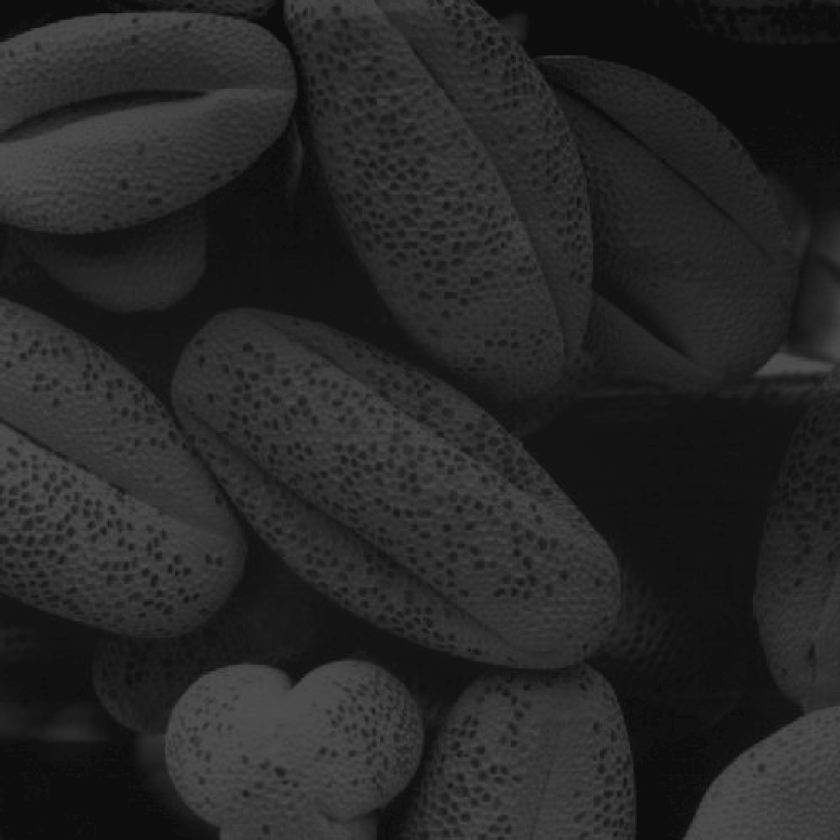
%> input picture DIPUM2E_International_Original_Book_Images/DIPUM2E_International_Original_Book_Images/DIPUM2E_International_Ed_CH02_Images/Fig0208(a).tif, 840 x 840 px, shrunk from 1021 x 1021 before the run
$ octave e2_5.m   (GNU Octave 9; MATLAB toolbox functions it lacks are replaced by stand-ins)
%> lines starting %> are read from the running program, lines starting %| are printed output that depends on the picture
clc,clear,close all;
f = imread('Fig0208(a).tif');
%> f is the input picture: size 840x840 uint8; min 9, max 84, mean 38.8
figure
subplot(221),imshow(f,[]);
g = histeq(f,256);
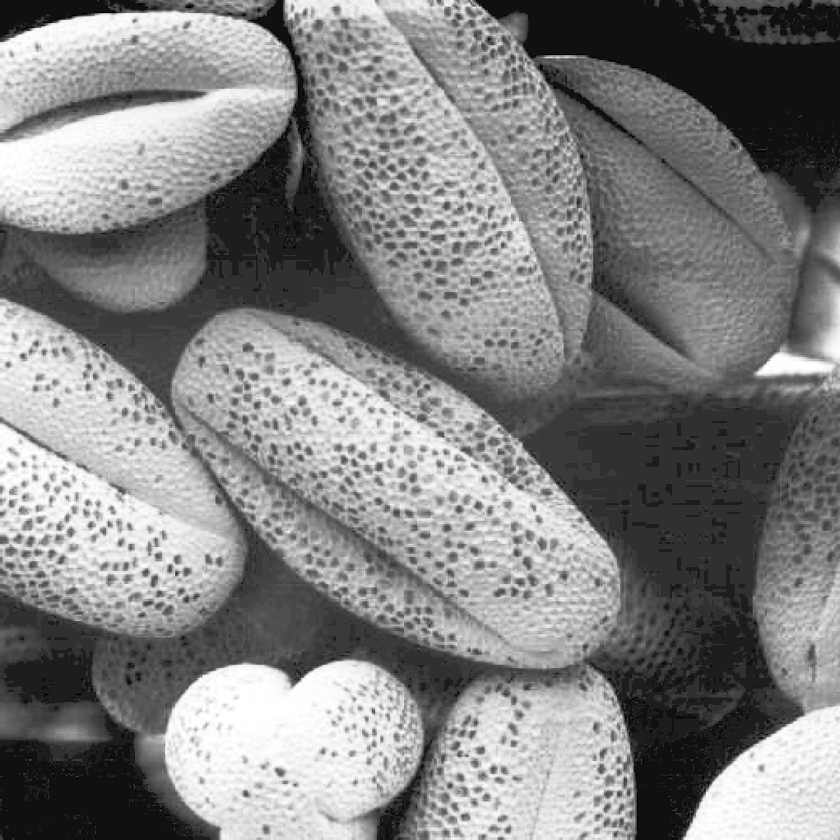
%> g: size 840x840 uint8; min 0, max 255, mean 130
subplot(222),imhist(f),ylim('auto');
subplot(223),imshow(g,[]);
subplot(224),imhist(g),ylim('auto');
%> after `ylim('auto')`:
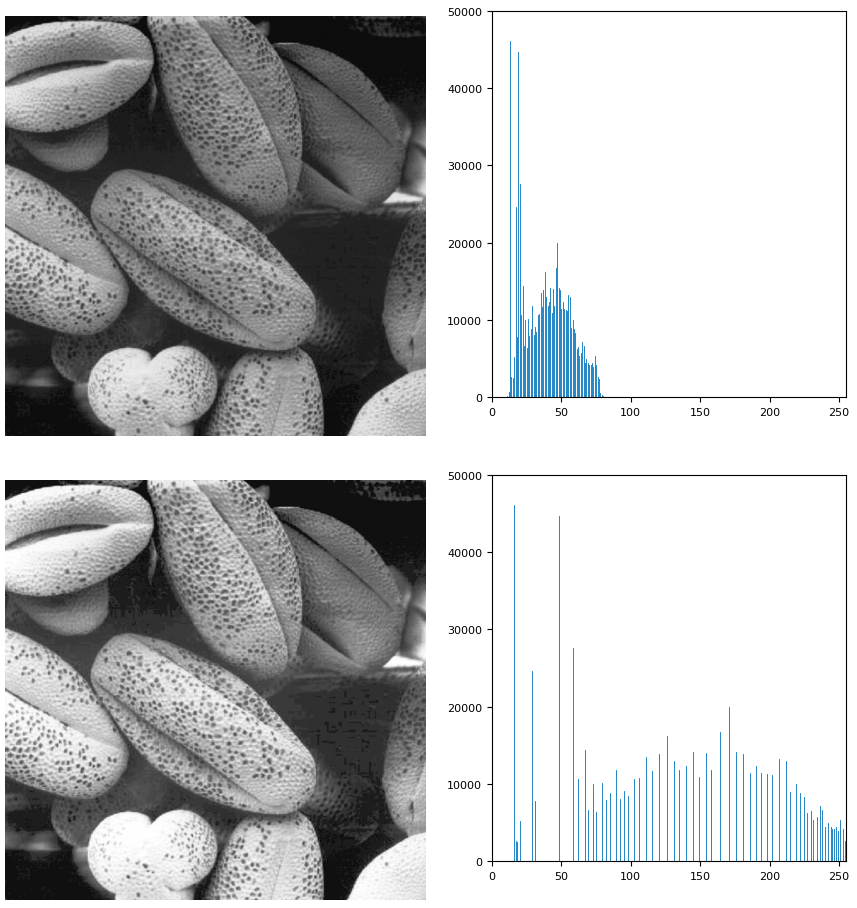
%> figure redrawn from the program's plot data, 4 panels
hnorm = imhist(f)./numel(f);
%> hnorm = 256 values, max 0.0654 at index 14, min 0 at index 1, mean 0.00391
cdf = cumsum(hnorm);
%> cdf = 256 values from 0 to 1
figure
x = linspace(0,1,256);
plot(x,cdf)
axis([0 1 0 1]);
set(gca,'xtick',0:.2:1)
set(gca,'ytick',0:.2:1)
xlabel('Input intensity values','fontsize',9)
ylabel('Output intensity values','fontsize',9)
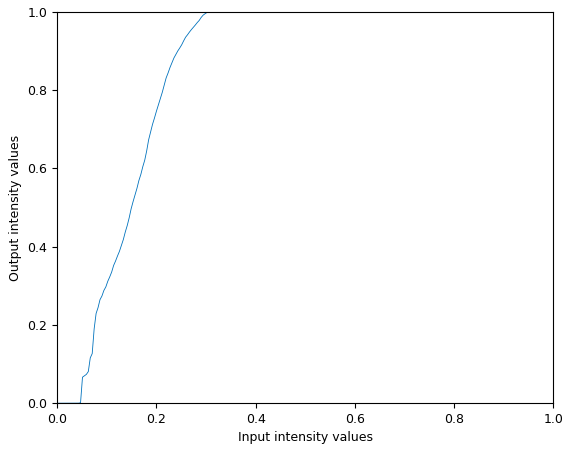
%> figure redrawn from the program's plot data; curve peaks at x = 0.329, y = 1

$ run again, with DIPUM2E_International_Original_Book_Images/DIPUM2E_International_Original_Book_Images/DIPUM2E_International_Ed_CH02_Images/Fig0203(a).tif copied over DIPUM2E_International_Original_Book_Images/DIPUM2E_International_Original_Book_Images/DIPUM2E_International_Ed_CH02_Images/Fig0208(a).tif
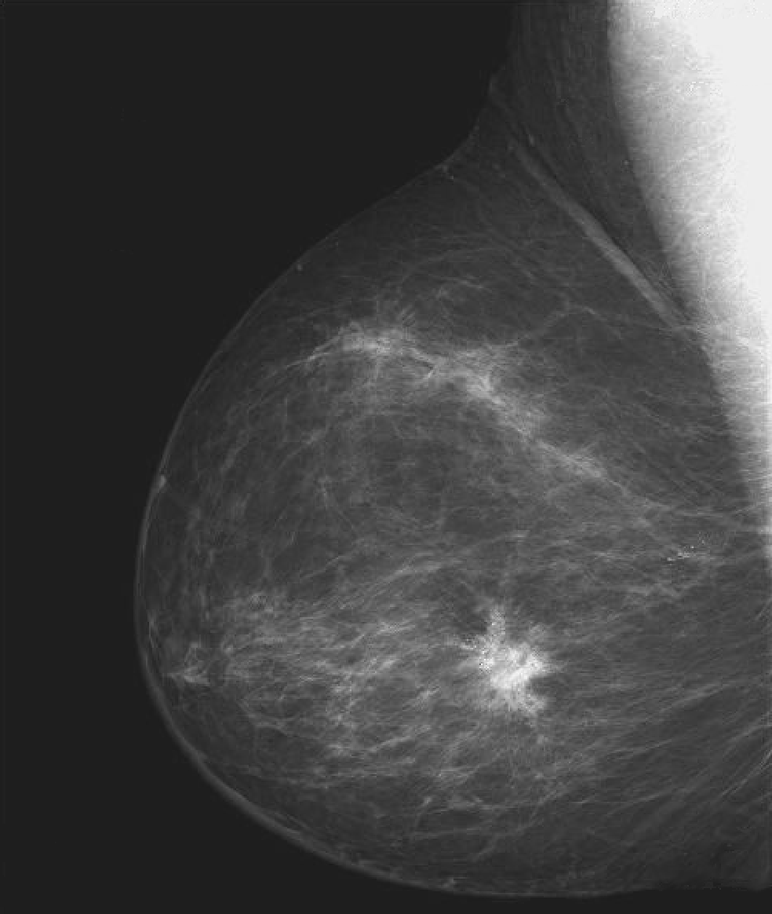
%> input picture DIPUM2E_International_Original_Book_Images/DIPUM2E_International_Original_Book_Images/DIPUM2E_International_Ed_CH02_Images/Fig0203(a).tif, 772 x 914 px, shrunk from 984 x 1164 before the run
%> f is the input picture: size 914x772 uint8; min 18, max 255, mean 66.6
%> `ylim('auto')`:
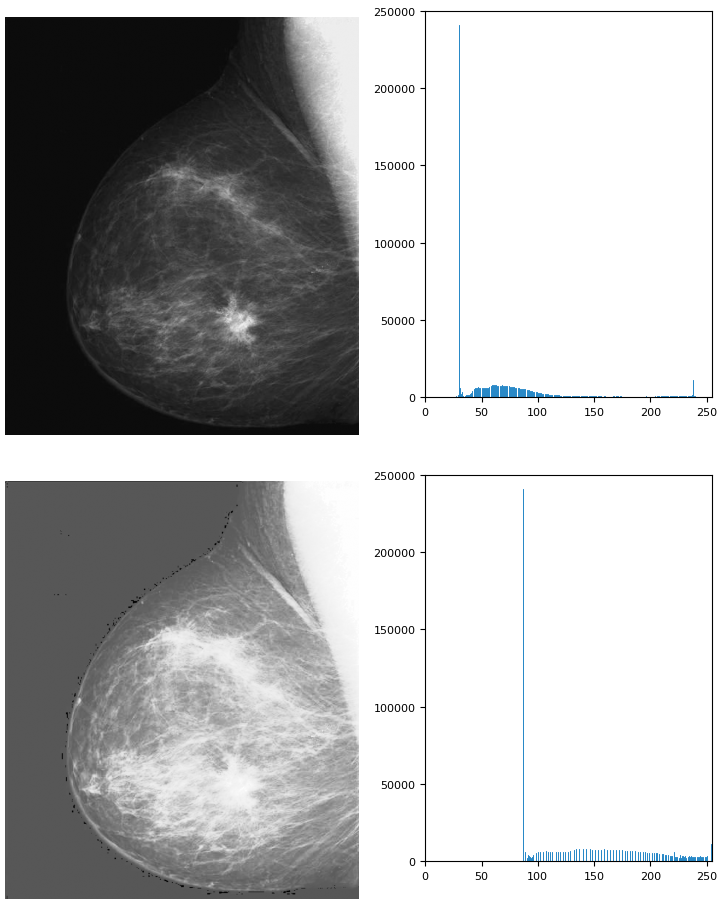
%> figure redrawn from the program's plot data, 4 panels
%> hnorm = 256 values, max 0.341 at index 31, min 0 at index 1, mean 0.00391
%> cdf = 256 values from 0 to 1
%> `ylabel('Output intensity values','fontsize',9)`:
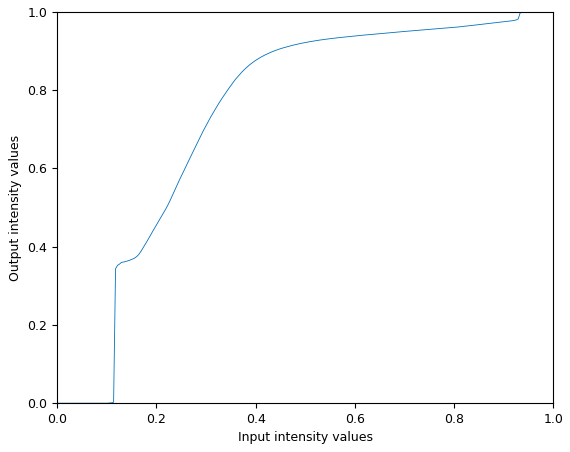
%> figure redrawn from the program's plot data; curve peaks at x = 1, y = 1

$ run again, with DIPUM2E_International_Original_Book_Images/DIPUM2E_International_Original_Book_Images/DIPUM2E_International_Ed_CH02_Images/Fig0205(a).tif copied over DIPUM2E_International_Original_Book_Images/DIPUM2E_International_Original_Book_Images/DIPUM2E_International_Ed_CH02_Images/Fig0208(a).tif
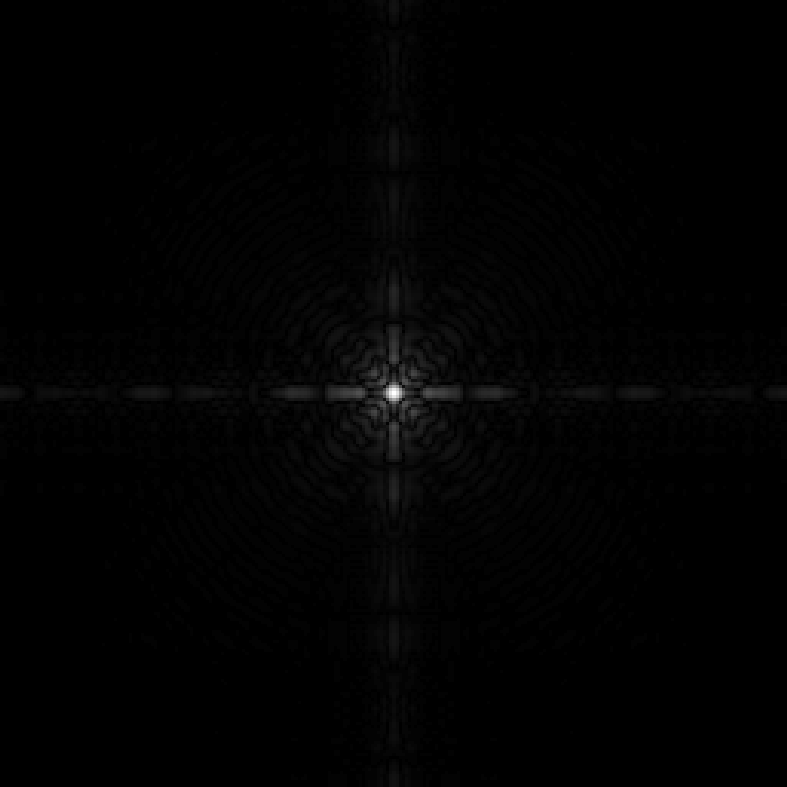
%> input picture DIPUM2E_International_Original_Book_Images/DIPUM2E_International_Original_Book_Images/DIPUM2E_International_Ed_CH02_Images/Fig0205(a).tif, 787 x 787 px
%> f is the input picture: size 787x787 uint8; min 0, max 255, mean 2.1
%> `ylim('auto')`:
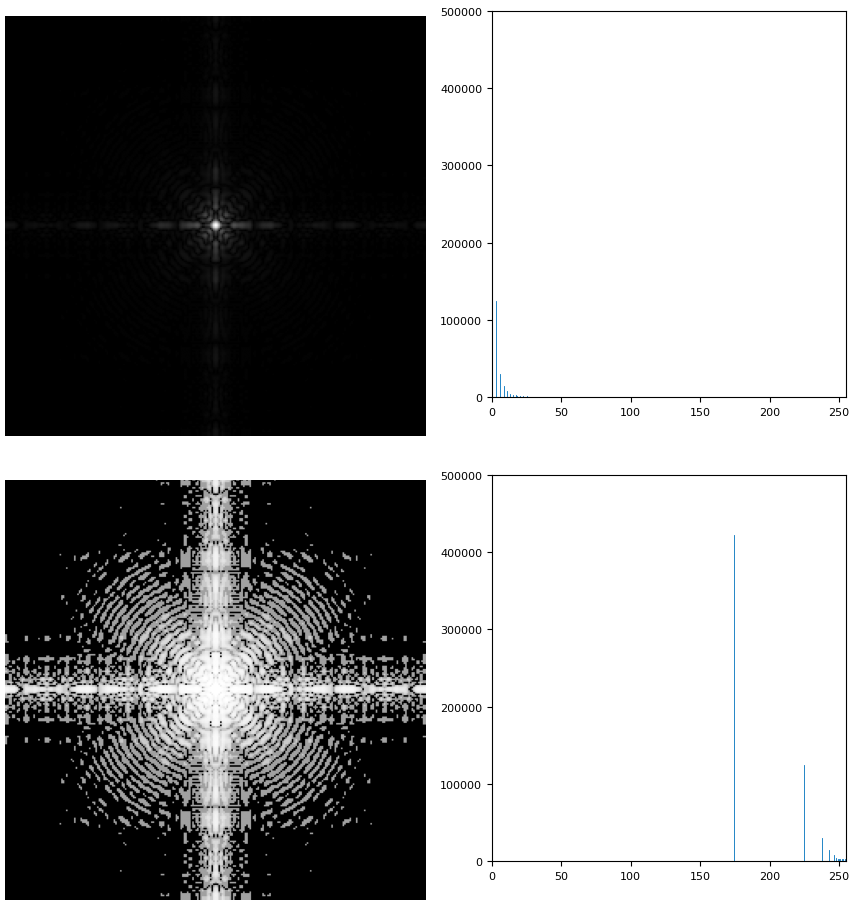
%> figure redrawn from the program's plot data, 4 panels
%> hnorm = 256 values, max 0.682 at index 1, min 0 at index 2, mean 0.00391
%> cdf = 256 values from 0.682 to 1
%> `ylabel('Output intensity values','fontsize',9)`:
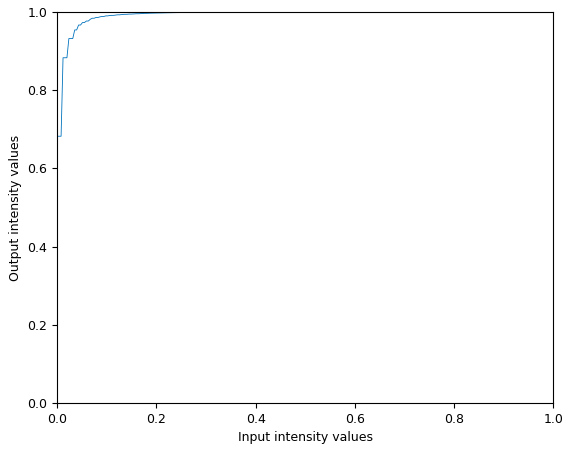
%> figure redrawn from the program's plot data; curve peaks at x = 1, y = 1

$ run again, with DIPUM2E_International_Original_Book_Images/DIPUM2E_International_Original_Book_Images/DIPUM2E_International_Ed_CH02_Images/Fig0206(a).tif copied over DIPUM2E_International_Original_Book_Images/DIPUM2E_International_Original_Book_Images/DIPUM2E_International_Ed_CH02_Images/Fig0208(a).tif
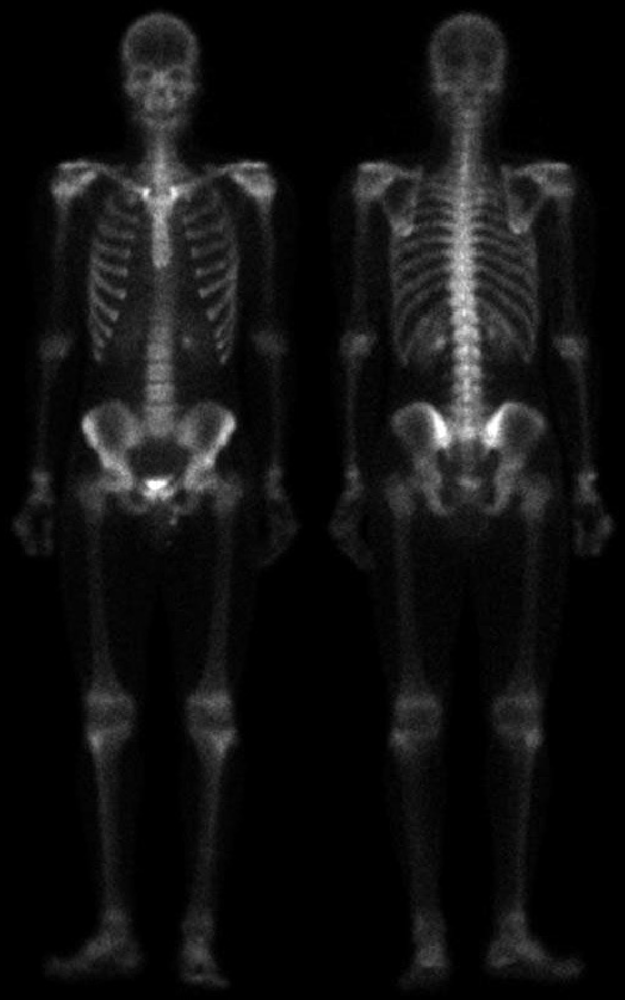
%> input picture DIPUM2E_International_Original_Book_Images/DIPUM2E_International_Original_Book_Images/DIPUM2E_International_Ed_CH02_Images/Fig0206(a).tif, 625 x 1000 px, shrunk from 1026 x 1641 before the run
%> f is the input picture: size 1000x625 uint8; min 0, max 255, mean 17.1
%> `ylim('auto')`:
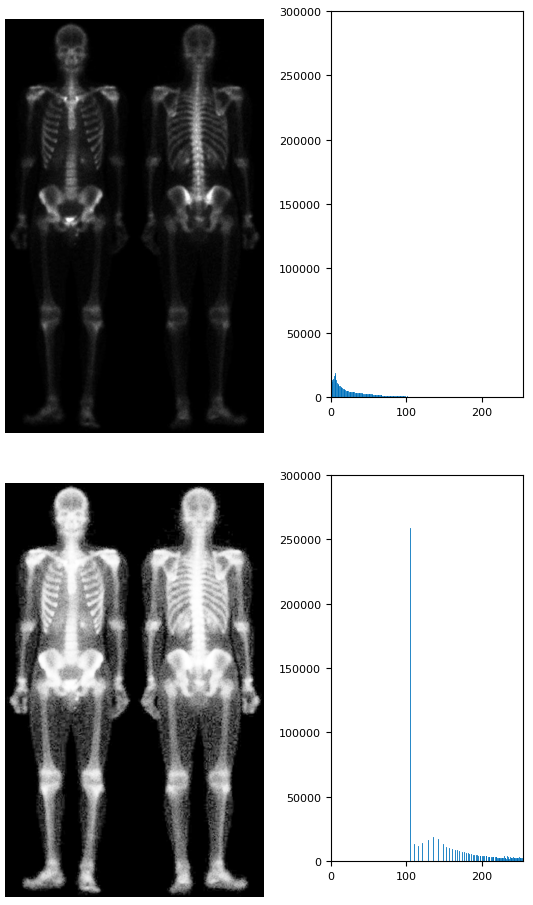
%> figure redrawn from the program's plot data, 4 panels
%> hnorm = 256 values, max 0.414 at index 1, min 6.4e-06 at index 242, mean 0.00391
%> cdf = 256 values from 0.414 to 1
%> `ylabel('Output intensity values','fontsize',9)`:
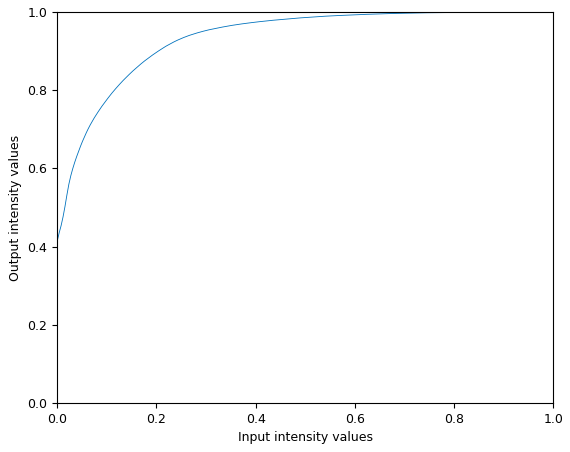
%> figure redrawn from the program's plot data; curve peaks at x = 1, y = 1
